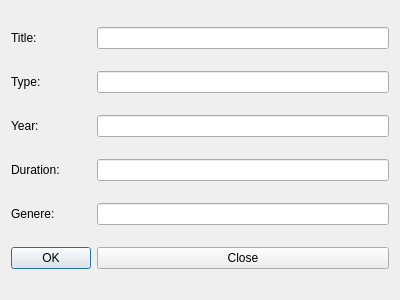
<?xml version="1.0" encoding="UTF-8"?>
<ui version="4.0">
 <class>AddNewFilm</class>
 <widget class="QDialog" name="AddNewFilm">
  <property name="geometry">
   <rect>
    <x>0</x>
    <y>0</y>
    <width>400</width>
    <height>300</height>
   </rect>
  </property>
  <property name="windowTitle">
   <string>Add New Movie</string>
  </property>
  <layout class="QGridLayout" name="gridLayout">
   <item row="3" column="0">
    <widget class="QLabel" name="label_duration">
     <property name="text">
      <string>Duration:</string>
     </property>
    </widget>
   </item>
   <item row="0" column="1">
    <widget class="QLineEdit" name="lineEdit_title"/>
   </item>
   <item row="1" column="1">
    <widget class="QLineEdit" name="lineEdit_type"/>
   </item>
   <item row="1" column="0">
    <widget class="QLabel" name="label_type">
     <property name="text">
      <string>Type:</string>
     </property>
    </widget>
   </item>
   <item row="4" column="0">
    <widget class="QLabel" name="label_genere">
     <property name="text">
      <string>Genere:</string>
     </property>
    </widget>
   </item>
   <item row="2" column="0">
    <widget class="QLabel" name="label_year">
     <property name="text">
      <string>Year:</string>
     </property>
    </widget>
   </item>
   <item row="2" column="1">
    <widget class="QLineEdit" name="lineEdit_year"/>
   </item>
   <item row="5" column="0">
    <widget class="QPushButton" name="pushButton_ok">
     <property name="text">
      <string>OK</string>
     </property>
    </widget>
   </item>
   <item row="0" column="0">
    <widget class="QLabel" name="label_title">
     <property name="text">
      <string>Title:</string>
     </property>
    </widget>
   </item>
   <item row="4" column="1">
    <widget class="QLineEdit" name="lineEdit_genre"/>
   </item>
   <item row="5" column="1">
    <widget class="QPushButton" name="pushButton_close">
     <property name="text">
      <string>Close</string>
     </property>
    </widget>
   </item>
   <item row="3" column="1">
    <widget class="QLineEdit" name="lineEdit_duration"/>
   </item>
  </layout>
 </widget>
 <resources/>
 <connections>
  <connection>
   <sender>pushButton_ok</sender>
   <signal>clicked()</signal>
   <receiver>AddNewFilm</receiver>
   <slot>close()</slot>
   <hints>
    <hint type="sourcelabel">
     <x>48</x>
     <y>260</y>
    </hint>
    <hint type="destinationlabel">
     <x>199</x>
     <y>149</y>
    </hint>
   </hints>
  </connection>
  <connection>
   <sender>pushButton_close</sender>
   <signal>clicked()</signal>
   <receiver>AddNewFilm</receiver>
   <slot>close()</slot>
   <hints>
    <hint type="sourcelabel">
     <x>242</x>
     <y>260</y>
    </hint>
    <hint type="destinationlabel">
     <x>199</x>
     <y>149</y>
    </hint>
   </hints>
  </connection>
 </connections>
</ui>
